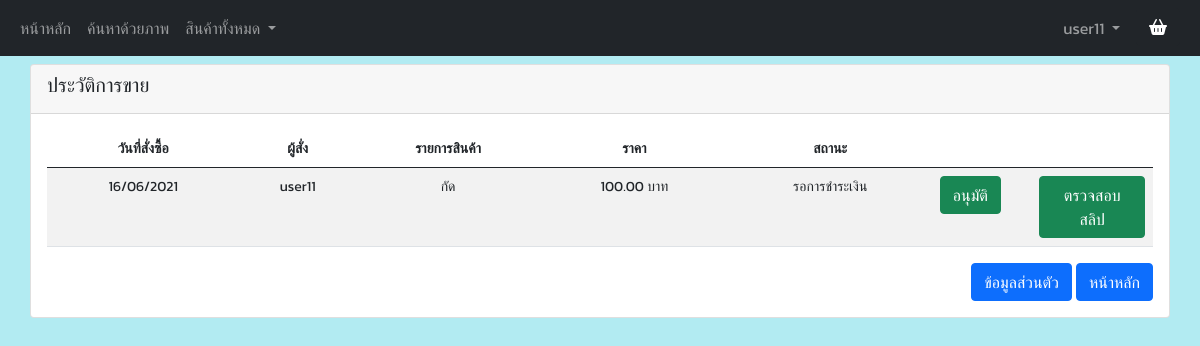
The page /sell_history (signed in) on the database its author committed.
### tables this page shows
CREATE TABLE "history" (
	"id"	INTEGER,
	"username"	TEXT,
	"product_Name"	TEXT,
	"price"	REAL,
	"date"	TEXT,
	"count"	NUMERIC,
	"image"	TEXT,
	"shop"	TEXT,
	"status"	TEXT,
	"status_product"	TEXT,
	"slip_image"	TEXT,
	"time"	TEXT,
	"email"	TEXT,
	PRIMARY KEY("id" AUTOINCREMENT)
);

### app.py (the view)
@app.route("/sell_history" , methods=["GET", "POST"])
def sell_history():
    if session.get("user",None) is not None:
        if session.get("role") == 'seller':
            with sqlite3.connect("mydata.db") as connect:
                cur = connect.cursor()
                sql = "select seller_ID , seller_Firstname , seller_Lastname , seller_Email , seller_Telephone , seller_Address , seller_Line , seller_Facebook , seller_Storename , seller_pic from seller where seller_ID = ?"
                val = [session['user']]
                print(val)
                cur.execute(sql,val)
                seller_data = cur.fetchall()
                shop_name = seller_data[0][8]
                print(shop_name)
                page, per_page, offset = get_page_args(
                    page_parameter='page',
                    per_page_parameter='per_page'
                )
                sql = "SELECT * FROM history where shop = ? and status is not ? "
                val = [shop_name,'in-cart']
                cur.execute(sql,val)
                total_data = cur.fetchall()
                print(len(total_data))
                sql = "SELECT * FROM history where shop = ? and status is not ? ORDER BY date LIMIT ? OFFSET ?"
                val = [shop_name,'in-cart',per_page, offset]
                cur.execute(sql,val)
                history_sell_data = cur.fetchall()
                history_sell_pagination= Pagination(
                    page=page,
                    per_page=per_page,
                    total=len(total_data),
                    css_framework='bootstrap4'
                )
                for i in range(len(history_sell_data)):
                    history_sell_data[i] = list(history_sell_data[i])
                    history_sell_data[i][3] = str('{:,.2f}'.format(history_sell_data[i][3]*history_sell_data[i][5]))
                    if history_sell_data[i][8] == 'waiting':
                        history_sell_data[i][8] = str('รอการชำระเงิน')
                    if history_sell_data[i][8] == 'waiting_for_approve':
                        history_sell_data[i][8] = str('รอการอณุมัติคำสั่งซื้อ')
                    if history_sell_data[i][8] == 'cancel':
                        history_sell_data[i][8] = str('ยกเลิกคำสั่งซื้อ')
                    if history_sell_data[i][8] == 'confirm':
                        history_sell_data[i][8] = str('อณุมัติคำสั่งซื้อ')
                    history_sell_data[i] = tuple(history_sell_data[i])
                return render_template(
                    "sell_history_seller.html",
                    history_sell_pagination = history_sell_pagination,
                    history_sell_data = history_sell_data,
                    seller = session['user']
                )
    else:
        return redirect(url_for('home'))

### templates/sell_history_seller.html (shortened to what this page needs)
{% extends "header_seller.html" %} {% block content %}
<head>
    <link rel="stylesheet" href="http://jqueryvalidation.org/files/demo/site-demos.css">
    <link rel="stylesheet" type="text/css" href="{{ url_for('static',filename='css/styles.css') }}">
</head>
<div class="container p-1 my-0" >
</div>
<div class="container my-0 " style="padding-left: 0; padding-right: 0;">
    <div class="card">
        <div class="card-header">
            <h5>ประวัติการขาย</h5>
        </div>
        <div class="card-body">
            <table class="table table-striped table-hover" style="font-size:14px">
                <thead align="center">
                    <tr>
                        <th >วันที่สั่งซื้อ</th>
                        <th>ผู้สั่ง</th>
                        <th>รายการสินค้า</th>
                        <th>ราคา</th>
                        <th>สถานะ</th>
                        <th style="width: 9%;"></th>
                        <th style="width: 11%;"></th>
                    </tr>
                </thead>
                <tbody>
                    {% for row in history_sell_data %}
                        <tr>
                            <td align="center">{{row.4}}</td>
                            <td align="center">{{row.1}}</td>
                            <td align="center">{{row.2}}</td>
                            <td align="center">{{row.3}} บาท</td>
                            <td align="center">{{row.8}}</td>
                            <td>
                                <button class="btn btn-success" data-bs-toggle="modal" data-bs-target="#confirmproduct{{row.0}}" {{row.9}}>
                                    อนุมัติ
                                </button>
                            </td>
                            <td>
                                <button class="btn btn-success" data-bs-toggle="modal" data-bs-target="#checkslip{{row.0}}">
                                    ตรวจสอบสลิป
                                </button>
                            </td>
                        </tr>
                    {% endfor %}
                </tbody>
            </table>
            <div class="mx-auto text-end">
                <a class="btn btn-primary" href="/profile">
                    ข้อมูลส่วนตัว
                </a>
                <a class="btn btn-primary" href="/">
                    หน้าหลัก
                </a>
            </div>
        </div>
    </div>
</div>
{% endblock %}

### static/css/styles.css (style rules this page uses)
a, p, h1, h2, h3, h4, h5, h6, .btn, label, .col-form-label, span, input, textarea, table { font-family: 'Kanit', sans-serif; }

### rows shown on the page
history: date "16/06/2021", username "user11", product_Name "กัด", price "100.00", row "รอการชำระเงิน"

### other values the page prints
{{ seller }} "user11"
